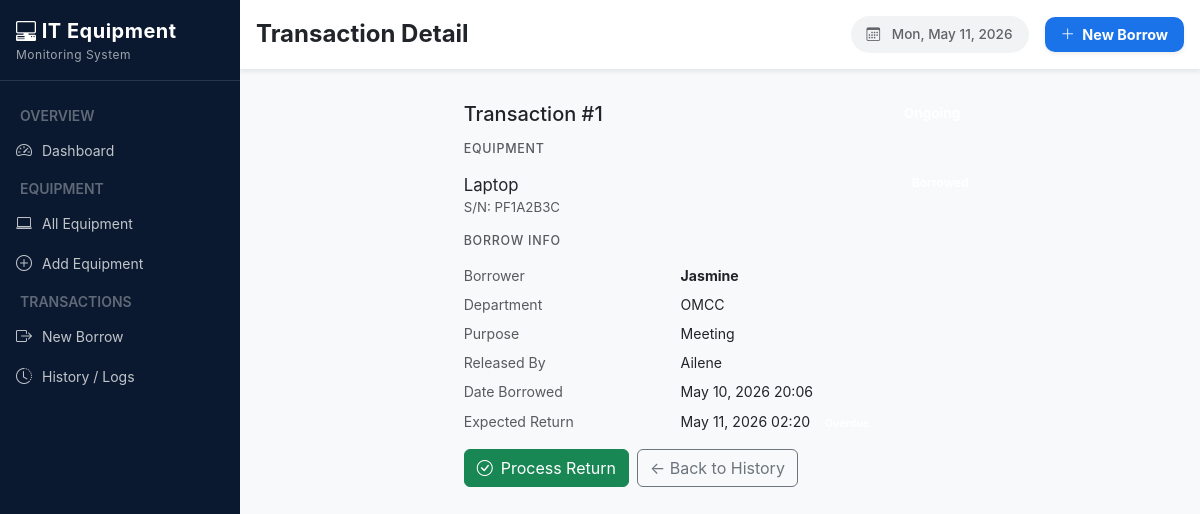
The page /transactions/1/ on the database as committed earlier.
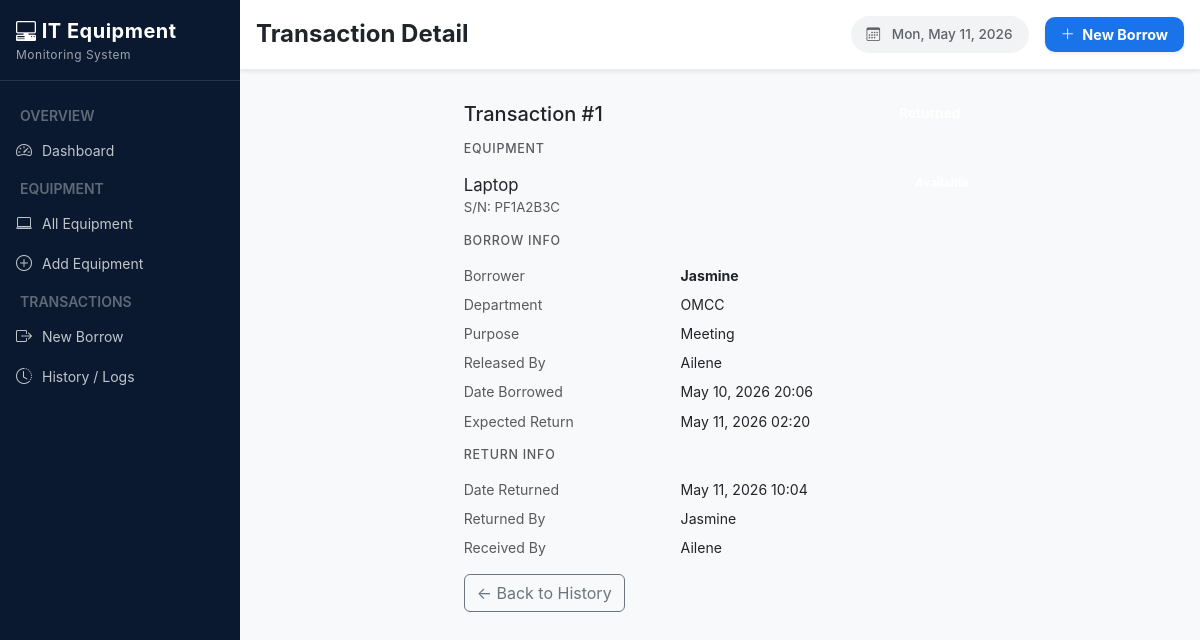
The same page on the database as committed later.
### ems/models.py (models this page shows, shortened)
class BorrowTransaction(models.Model):
    STATUS_CHOICES = [
        ('ongoing',   'Ongoing'),
        ('returned',  'Returned'),
    ]
    equipment = models.ForeignKey(Equipment, on_delete=models.CASCADE, related_name='transactions')
    borrower_name = models.CharField(max_length=150)
    department = models.ForeignKey('Department', on_delete=models.SET_NULL, null=True, blank=True)
    purpose = models.TextField()
    released_by = models.CharField(max_length=150)
    date_borrowed = models.DateTimeField(default=timezone.now)
    expected_return = models.DateTimeField(null=True, blank=True)
    status = models.CharField(max_length=20, choices=STATUS_CHOICES, default='ongoing')
    date_returned = models.DateTimeField(null=True, blank=True)
    returned_by = models.CharField(max_length=150, blank=True)
    received_by = models.CharField(max_length=150, blank=True)
    return_notes = models.TextField(blank=True)
    created_at = models.DateTimeField(auto_now_add=True)
    class Meta:
        ordering = ['-date_borrowed']
    @property
    def is_overdue(self):
        from django.utils import timezone
        if self.status == 'ongoing' and self.expected_return < timezone.now():
            return True
        return False

class Equipment(models.Model):
    STATUS_CHOICES = [
        ('available', 'Available'),
        ('borrowed',  'Borrowed'),
        ('unavailable', 'Not Available'),
    ]
    name = models.CharField(max_length=100)
    serial_number = models.CharField(max_length=100, unique=True)
    category = models.CharField(max_length=100, blank=True)
    status = models.CharField(max_length=20, choices=STATUS_CHOICES, default='available')
    description = models.TextField(blank=True)
    added_at = models.DateTimeField(auto_now_add=True)

class Department(models.Model):
    name = models.CharField(max_length=100, unique=True)
    def __str__(self):
        return self.name

### ems/views.py (the view)
# urls.py: path('transactions/<int:pk>/',views.transaction_detail, name='transaction_detail'),
def transaction_detail(request, pk):
    txn = get_object_or_404(BorrowTransaction.objects.select_related('equipment', 'department'), pk=pk)
    return render(request, 'ems/transaction_detail.html', {'txn': txn})

### ems/templates/ems/transaction_detail.html (shortened to what this page needs)
{% extends 'ems/base.html' %}
{% block page_title %}Transaction Detail{% endblock %}
{% block content %}
<div class="row justify-content-center">
    <div class="col-lg-7">
        <div class="d-flex align-items-center justify-content-between mb-3">
            <h5 class="mb-0">Transaction #{{ txn.pk }}</h5>
            <span class="badge badge-{{ txn.status }} rounded-pill px-3" style="font-size:.85rem;">{{ txn.get_status_display }}</span>
        </div>
        <div class="form-card mb-3">
            <h6 class="text-muted mb-3" style="font-size:.78rem;letter-spacing:.06em;text-transform:uppercase;">Equipment</h6>
            <div class="d-flex justify-content-between">
                <div>
                    <div class="fw-600" style="font-size:1.05rem;">{{ txn.equipment.name }}</div>
                    <div class="text-muted" style="font-size:.83rem;">S/N: {{ txn.equipment.serial_number }}</div>
                </div>
                <span class="badge badge-{{ txn.equipment.status }} rounded-pill h-100">{{ txn.equipment.get_status_display }}</span>
            </div>
        </div>
        <div class="form-card mb-3">
            <h6 class="text-muted mb-3" style="font-size:.78rem;letter-spacing:.06em;text-transform:uppercase;">Borrow Info</h6>
            <div class="row g-2" style="font-size:.88rem;">
                <div class="col-5 text-muted">Borrower</div><div class="col-7"><strong>{{ txn.borrower_name }}</strong></div>
                <div class="col-5 text-muted">Department</div><div class="col-7">{{ txn.department }}</div>
                <div class="col-5 text-muted">Purpose</div><div class="col-7">{{ txn.purpose }}</div>
                <div class="col-5 text-muted">Released By</div><div class="col-7">{{ txn.released_by }}</div>
                <div class="col-5 text-muted">Date Borrowed</div><div class="col-7">{{ txn.date_borrowed|date:"M d, Y H:i" }}</div>
                <div class="col-5 text-muted">Expected Return</div>
                <div class="col-7">
                    {% if txn.expected_return %}
                        {{ txn.expected_return|date:"M d, Y H:i" }}
                        {% if txn.is_overdue %}<span class="badge badge-overdue ms-1">Overdue</span>{% endif %}
                    {% else %}—{% endif %}
                </div>
            </div>
        </div>
        {% if txn.status == 'returned' %}
        <div class="form-card mb-3" style="border-color:#d1fae5;">
            <h6 class="text-muted mb-3" style="font-size:.78rem;letter-spacing:.06em;text-transform:uppercase;">Return Info</h6>
            <div class="row g-2" style="font-size:.88rem;">
                <div class="col-5 text-muted">Date Returned</div><div class="col-7">{{ txn.date_returned|date:"M d, Y H:i" }}</div>
                <div class="col-5 text-muted">Returned By</div><div class="col-7">{{ txn.returned_by }}</div>
                <div class="col-5 text-muted">Received By</div><div class="col-7">{{ txn.received_by }}</div>
            </div>
        </div>
        {% endif %}
        <div class="d-flex gap-2">
            {% if txn.status == 'ongoing' %}
            <a href="{% url 'borrow_return' txn.pk %}" class="btn btn-success"><i class="bi bi-check-circle me-2"></i>Process Return</a>
            {% endif %}
            <a href="{% url 'history_logs' %}" class="btn btn-outline-secondary">← Back to History</a>
        </div>
    </div>
</div>
{% endblock %}

Rows that differ between the two databases and show on the page:
changed BorrowTransaction "Jasmine": status "ongoing" → "returned" (drawn); date_returned (not shown) → "May 11, 2026 10:04"; returned_by (not shown) → "Jasmine"; received_by (not shown) → "Ailene"
Other text that changed with them:
text no longer shown: "Process Return"
text now shown: "RETURN INFO Date Returned Returned By Received By"
